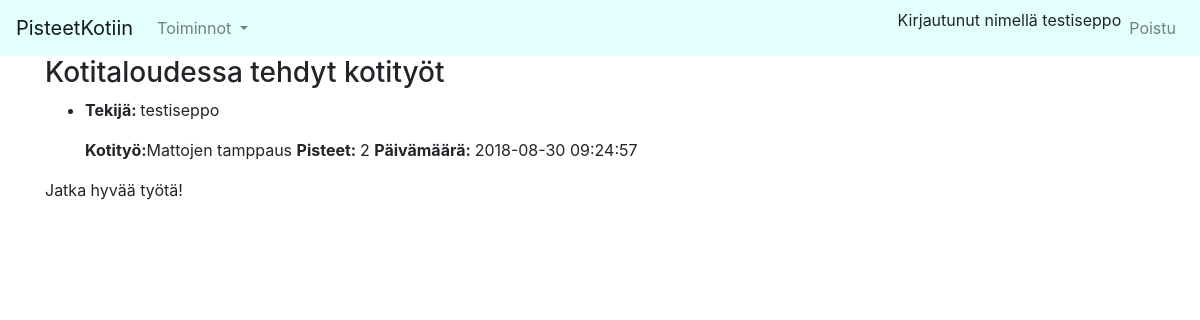
The page /donechores (signed in) on the database as committed earlier.
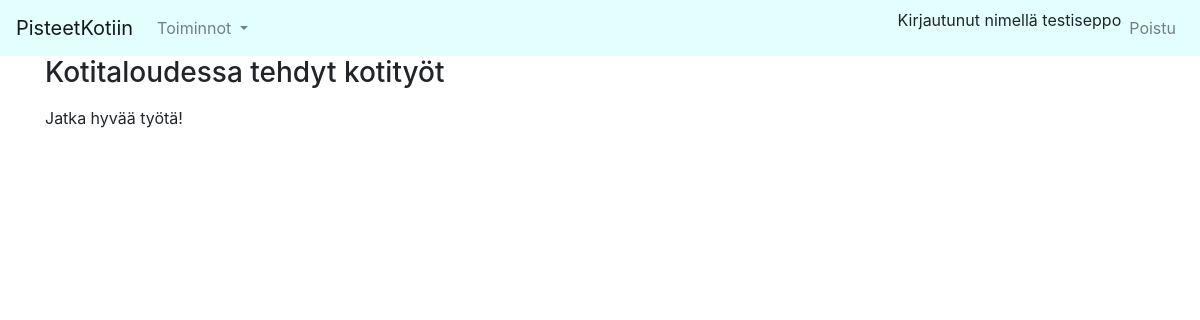
The same page on the database as committed later.
### application/donechores/models.py (models this page shows, shortened)
class DoneChore(Base):
    userid=db.Column(db.Integer, db.ForeignKey('account.id'),nullable=False)
    choreid =db.Column(db.Integer, db.ForeignKey('chore.id'), nullable=False)
    points= db.Column(db.Integer, nullable=False)
    @staticmethod
    def user_done_chores():
        res=""
        try:
            stmt = text("SELECT Account.id, Account.name, choretype.name, "
                        "done_chore.points, done_chore.date_created FROM done_chore "
                        "INNER JOIN Account ON done_chore.userid=Account.id "
                        "INNER JOIN chore ON done_chore.choreid=chore.id "
                        "INNER JOIN household ON account.household= household.id "
                        "INNER JOIN choretype ON chore.choretype=choretype.id"
                        " WHERE account.household= " + str(current_user.household) +" ORDER BY done_chore.date_created DESC;")
            res = db.engine.execute(stmt)
        except Exception as e:
            return render_template("/error.html", message= e.message)
        response = []
        for row in res:
            response.append({"id":row[0], "name":row[1], "choretype": row[2], "points": row[3], "date": row[4]})
        return response

### application/auth/models.py (models this page shows, shortened)
class User(Base):
    __tablename__ = "account"
    name = db.Column(db.String(144), nullable=False)
    username = db.Column(db.String(144), nullable=False)
    password = db.Column(db.String(144), nullable=False)
    points= db.Column(db.Integer, nullable=False)
    household= db.Column(db.Integer, db.ForeignKey('household.id'),nullable=False)
    nameIndex= db.Index("name_index", name)

### application/choretype/models.py (models this page shows, shortened)
class Choretype(Base):
    name= db.Column(db.String(144), nullable=False)

### application/donechores/views.py (the view)
@app.route("/donechores", methods=["GET"])
@login_required
def user_index():
    return render_template("/donechores/userchorelist.html", donechores = DoneChore.user_done_chores())

### application/__init__.py (called while the page is built)
@login_manager.user_loader
def load_user(user_id):
    return User.query.get(user_id)

### application/templates/donechores/userchorelist.html
{% extends "layout.html" %}
{% block body %}
<H3>Kotitaloudessa tehdyt kotityöt</H3>
{% if donechores is defined %}
<ul>
  {% for chore in donechores %}
  <li>
    <p><b>Tekijä: </b> {{ chore.name }} </p>
    <p><b>Kotityö:</b>{{chore.choretype}} <b>Pisteet: </b> {{chore.points}} <b>Päivämäärä: </b> {{chore.date}}</p>
  </li>
  {% endfor %}
</ul>
<p>Jatka hyvää työtä!</p>
{% endif %}
{% endblock %}

Rows that differ between the two databases and show on the page:
removed DoneChore: name "testiseppo", choretype "Mattojen tamppaus", points "2", date "2018-08-30 09:24:57"
